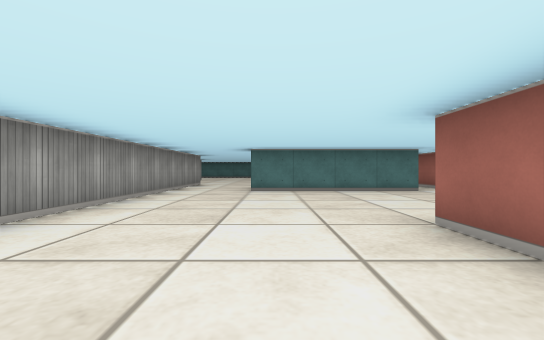
view 1 (above)

23 first-person views from a walk through a cub3D ray-caster map. The camera is about half as high as the walls, looks level and sees 90° across. The floor is counted in squares. Each view is taken from the middle of a square. On the plan, view 1 faces up. The plan holds only what a view shows up to about 9 squares ahead; the rest is blank.

view 2
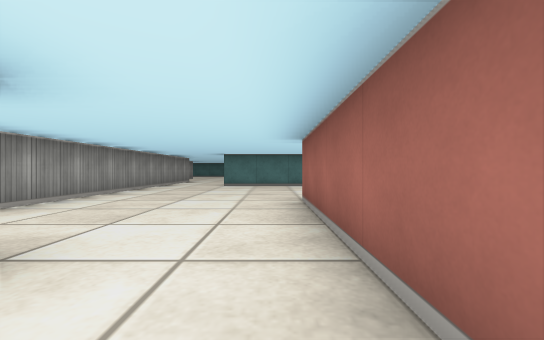

view 3
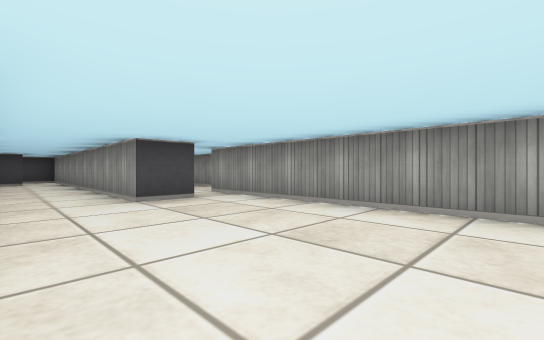

view 4
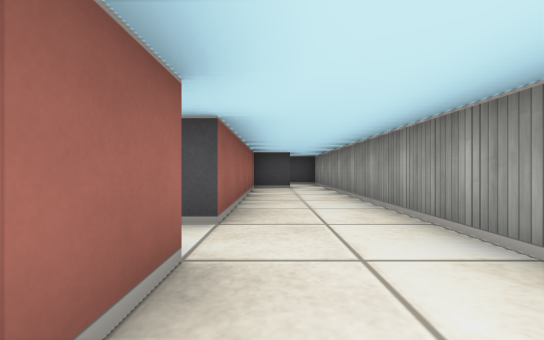

view 5
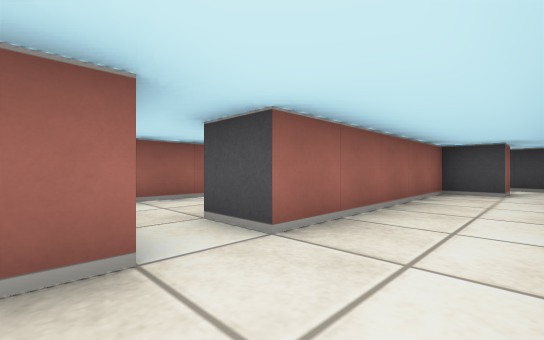

view 6
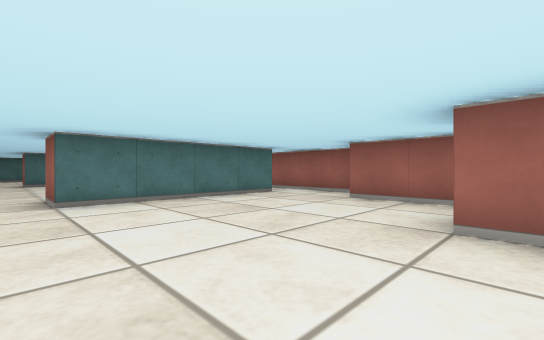

view 7
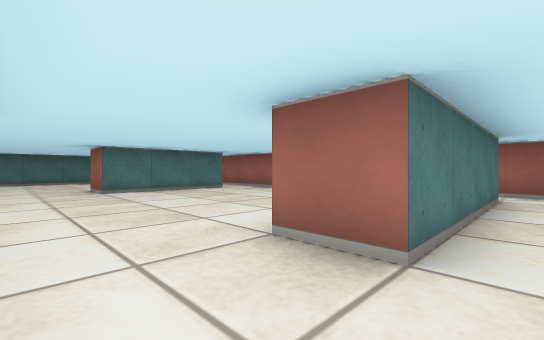

view 8
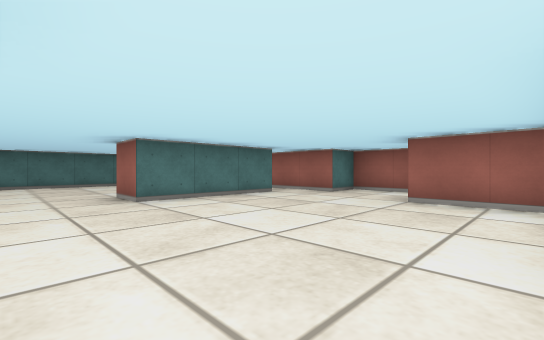

view 9
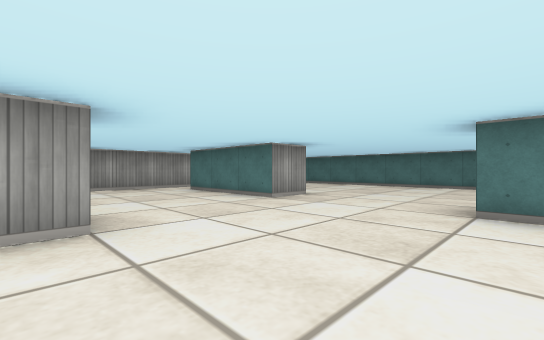

view 10
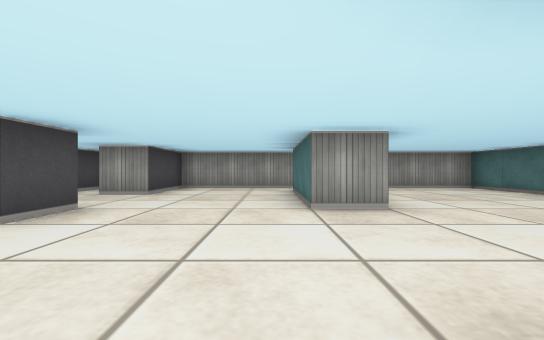

view 11
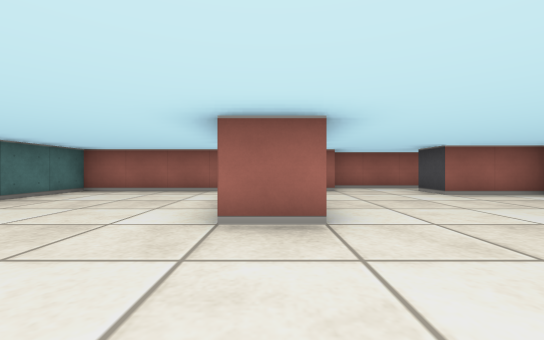

view 12
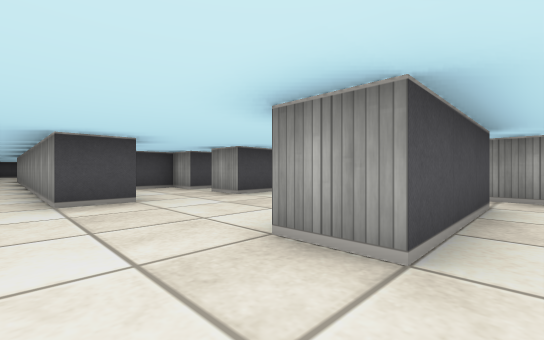

view 13
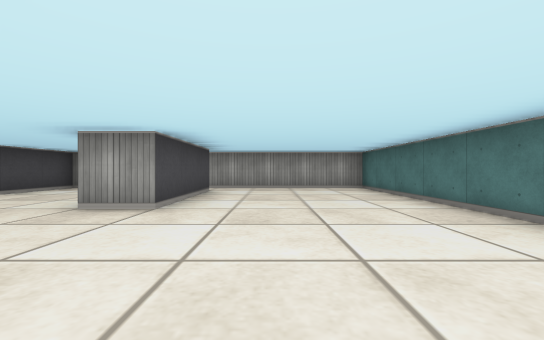

view 14
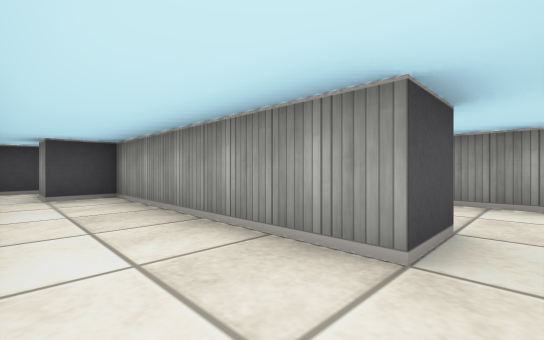

view 15
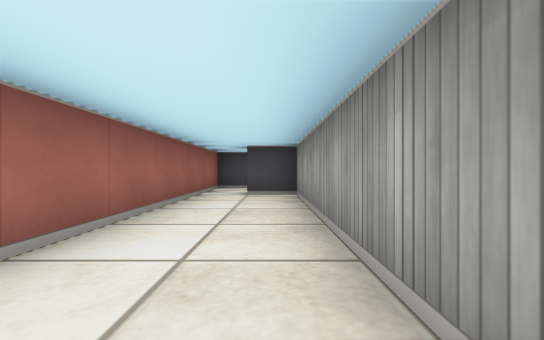

view 16
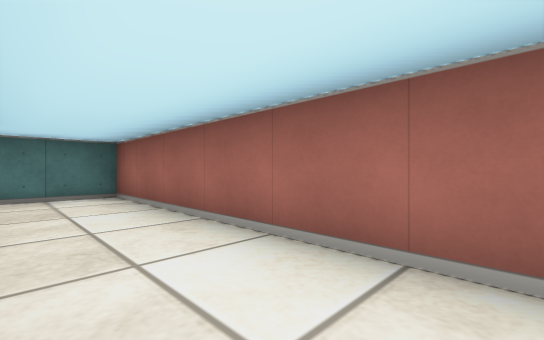

view 17
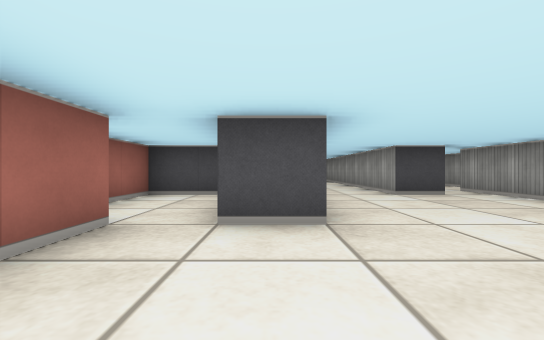

view 18
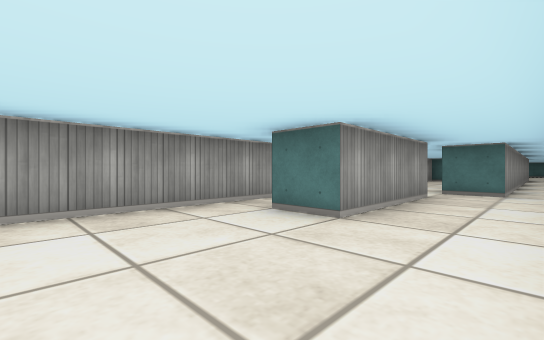

view 19
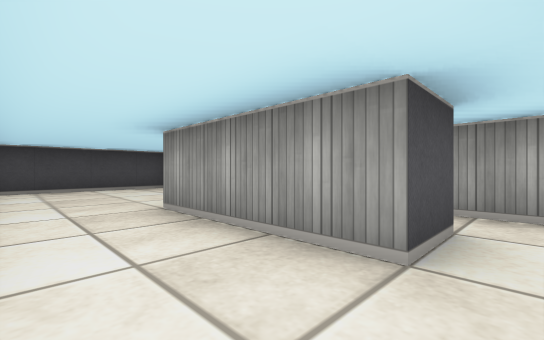

view 20
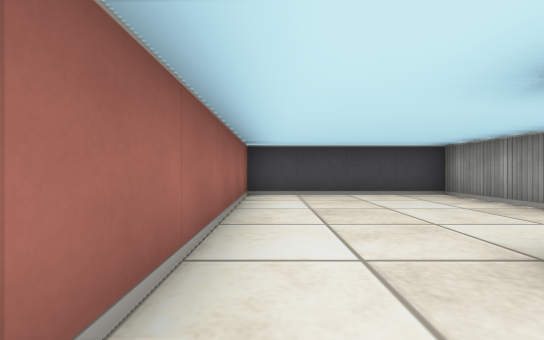

view 21
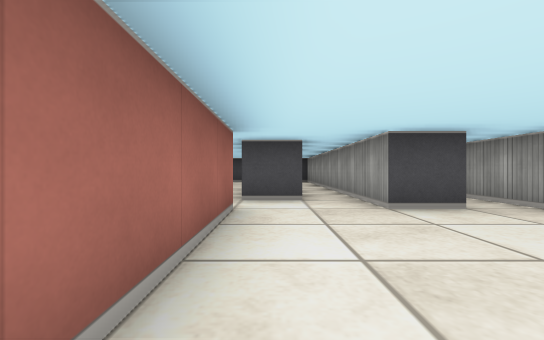

view 22
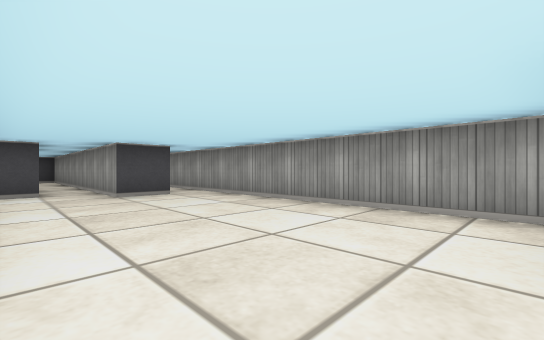

view 23
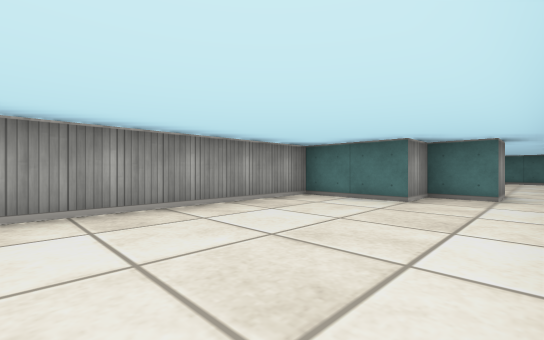

### Floor plan
Points are (right, up) in squares from view 1. A wall is a line through its corners. A room is listed if a view was taken in it or the views show most of it. See-through windows are left out.
Room 1 (views 1, 3, 4, 5, 6, 7, 17)
walls: (3.5, 2.5) (3.5, 4.5); (3.6, 6.5) (-0.5, 6.5); (4.5, 5) (4.5, 9.5); (-2.5, 6.5) (-2.5, -0.5); (-1.6, -0.5) (-0.5, -0.5) (-0.5, -1.5); (1.5, -1.5) (1.5, 2.5) (2.5, 2.5)
ways out: opening at (0.5, -1) to room 2; opening at (-1.5, 7) to room 3; opening at (4, 10) to room 3; opening at (-2, -1) to room 5; opening at (3, 3) to room 8
Room 2 (view 2)
walls: (-0.5, -1.5) (-0.5, -7.4); (0.5, -7.5) (1.5, -7.5) (1.5, -2.5) (2.5, -2.5)
ways out: opening at (0.5, -1) to room 1; opening at (2, -2) to room 4; opening at (0, -8)
Room 3 (views 8, 9, 10, 11, 12, 13)
walls: (-3.5, 9.5) (-2.5, 9.5) (-2.5, 6.5); (-6.5, 13.5) (-3.5, 13.5) (-3.5, 12.5) (-6.5, 12.5); (2.5, 12.5) (-0.5, 12.5) (-0.5, 13.5); (-0.5, 6.5) (-0.5, 7.5); (2.5, 7.5) (2.5, 9.5) (3.5, 9.5); (4.5, 9.5) (4.5, 11.5) (3.5, 11.5) (3.5, 17.5) (-7.5, 17.5) (-7.5, 9.5) (-5.5, 9.5)
ways out: opening at (-1.5, 7) to room 1; opening at (4, 10) to room 1; opening at (-4.5, 9) to room 7
Room 4 (views 14, 15, 16)
walls: (2.5, -2.5) (2.5, -7.5) (3.5, -7.5); (4.5, -7.5) (4.5, -1.5) (3, -1.5)
ways out: opening at (2, -2) to room 2; opening at (4, -8)
Room 5 (views 18, 19, 20)
walls: (-3.5, -2.5) (-3.5, -5.5) (-4.5, -5.5); (-5.5, -2.5) (-5.5, -9.5) (-1.5, -9.5) (-1.5, -4.5); (-2.5, -0.5) (-2.5, -1.5) (-3.5, -1.5)
ways out: opening at (-2, -1) to room 1; opening at (-4.5, -2) to room 6
Room 6 (views 21, 22, 23)
walls: (-6.6, -1.5) (-5.5, -1.5) (-5.5, -2.5); (-4.6, -2.5) (-3.5, -2.5); (-3.5, -1.5) (-3.5, 1.5); (-4.5, 6.5) (-4.5, 5.5) (-5.5, 5.5) (-5.5, 4.5) (-7.5, 4.5) (-7.5, -3.8)
ways out: opening at (-4.5, -2) to room 5; opening at (-4, 6) to room 7
Room 7 (no view inside)
walls: (-5.5, 9.5) (-5.5, 8.5); (-7.1, 7.5) (-5.5, 7.5) (-5.5, 6.5) (-4.5, 6.5)
ways out: opening at (-4.5, 9) to room 3; opening at (-4, 6) to room 6
Room 8 (no view inside)
walls: (3, -0.5) (4.5, -0.5) (4.5, 0.9)
ways out: opening at (3, 3) to room 1

Where each view was taken, in squares from view 1:
view 1: 0 up, 0 right, facing up
view 2: 2 down, 1 right, facing up
view 3: 4 up, 1 right, facing down-left
view 4: 0 up, 1 right, facing down
view 5: 1 down, 0 right, facing down-right
view 6: 2 up, 1 left, facing up-right
view 7: 6 up, 2 left, facing up-right
view 8: 8 up, 2 left, facing up-right
view 9: 9 up, 0 right, facing up-left
view 10: 12 up, 0 right, facing left
view 11: 13 up, 3 left, facing right
view 12: 14 up, 2 left, facing down-left
view 13: 15 up, 0 right, facing left
view 14: 2 down, 4 right, facing down-left
view 15: 2 down, 3 right, facing down
view 16: 7 down, 3 right, facing up-right
view 17: 5 up, 2 right, facing down
view 18: 8 down, 2 left, facing up-left
view 19: 2 down, 2 left, facing down-left
view 20: 4 down, 2 left, facing down
view 21: 2 up, 4 left, facing down
view 22: 4 up, 4 left, facing down-left
view 23: 0 up, 4 left, facing up-left
